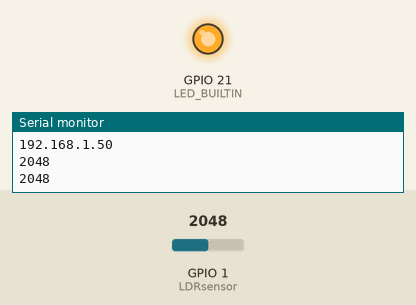
The sketch below on a simulated Seeed XIAO ESP32-S3. Parts: output pins drawn as LEDs (lit = HIGH), the last lines printed to the serial monitor. Dashed ring = blinking. The test bench sets the inputs (shaded band); at power-on: GPIO 1 (LDRsensor) = 2048. WiFi joins after 1.5 s; servers stay silent unless stated; web services answer with replies made up by the test bench; not simulated (calls return 0 or success): arduino_secrets.h.

Above: at 3.3 s.
3.4 s: GPIO 1 (LDRsensor) set to 108
5.3 s: GPIO 1 (LDRsensor) set to 93
At 6.25 s:
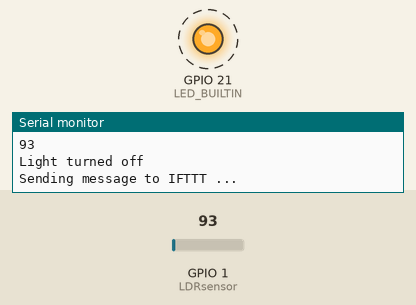
Timing chart, 0 to 9.5 s (numbered marks = the images above; inputs shaded):
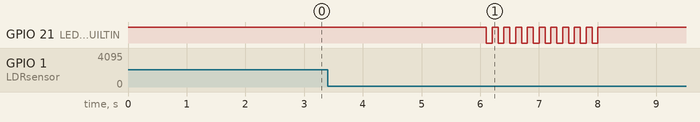

Measured:
- the behaviour switches between 101 and 100 on GPIO 1 (LDRsensor) (found by bisection; images 0 and 1)
- after the input at 5.3 s, GPIO 21 (LED_BUILTIN): alternates HIGH for 0.10 s and LOW for 0.10 s, 20 changes in all, then stays HIGH, starting after 0.80 s

The sketch:

4_integration.ino
```cpp
// test 4:
// read LDR sensor & detect when the light is turned off
// connect XIAO esp32s3 to WiFi & send webhook to IFTTT when the light is turned off

////////////////
// Parameters //
////////////////

// LDR parameters
int LDRsensor = A0;
int sensorValue;
int threshold = 100;
bool light = false;
bool old_light = false;
bool send = false;

// WiFi parameters
#include "WiFi.h"
#include "HTTPClient.h"
#include "arduino_secrets.h"
char ssid[] = SECRET_SSID;
char password[] = SECRET_PASS;
char hostname[] = "ESP23S_LDR";

//  IFTTT parameters
const String event = IFTTT_EVENT_NAME;
const String key = IFTTT_API_KEY;
const String HOST_NAME = "https://maker.ifttt.com";
const String PATH_NAME = "/trigger/" + event + "/json/with/key/" + key;
const String queryString = "variable1=1";

///////////////////////////////
// Function: connect to WiFI //
///////////////////////////////

void initWiFi() {
  WiFi.mode(WIFI_STA);
  WiFi.begin(ssid, password);
  Serial.print("Connecting to WiFi ..");
  while (WiFi.status() != WL_CONNECTED) {
    Serial.print('.');
    delay(1000);
  }
  WiFi.hostname(hostname);
  Serial.println();
  Serial.println(WiFi.localIP());
}

//////////////////////////////////
// Function: send IFTTT webhook //
//////////////////////////////////

void sendWebhook() {
  // send webhook
  HTTPClient http;
  http.begin(HOST_NAME + PATH_NAME);
  http.addHeader("Content-Type", "application/x-www-form-urlencoded");
  int httpCode = http.POST(queryString);

  // error handling
  if (httpCode > 0) {
    if (httpCode == HTTP_CODE_OK) {
      String payload = http.getString();
      Serial.println(payload);
    } else {
      Serial.printf("[HTTP] POST... code: %d\n", httpCode);
    }
  } else {
    Serial.printf("[HTTP] POST... failed, error: %s\n", http.errorToString(httpCode).c_str());
  }

  // close connection
  http.end();
}

////////////////////////////
// Arduino Main Functions //
////////////////////////////

void setup() {
  Serial.begin(115200);
  pinMode(LED_BUILTIN, OUTPUT);
  digitalWrite(LED_BUILTIN, HIGH);

  // set WiFi to station mode
  WiFi.mode(WIFI_STA);
  // disconnect from an AP if it was previously connected
  WiFi.disconnect();
  delay(100);
  // attempt to connect to Wifi network:
  initWiFi();
}

void loop() {
  // read LDR value
  sensorValue = analogRead(LDRsensor);
  Serial.println(sensorValue);

  // test if light is turned off
  if (sensorValue > threshold) {
    light = true;
  } else {
    light = false;
  }
  if (light != old_light) {
    old_light = light;
    if (!light) {
      Serial.println("Light turned off");
      send = true;
    }
  }

  // send a webhook to IFTTT if the light is turned off
  if (send) {
    Serial.println("Sending message to IFTTT ...");
    // blink to indicate IFTTT message is being sent
    for (int i = 0; i < 10; i++) {
      digitalWrite(LED_BUILTIN, LOW);
      delay(100);
      digitalWrite(LED_BUILTIN, HIGH);
      delay(100);
    }
    // connect to WiFi if not connected
    if (WiFi.status() != WL_CONNECTED) {
      initWiFi();
    }
    // send webhook
    sendWebhook();
    // reset send flag
    send = false;
  }

  // set general sample rate (~ power consumption)
  delay(1000);
}
```
